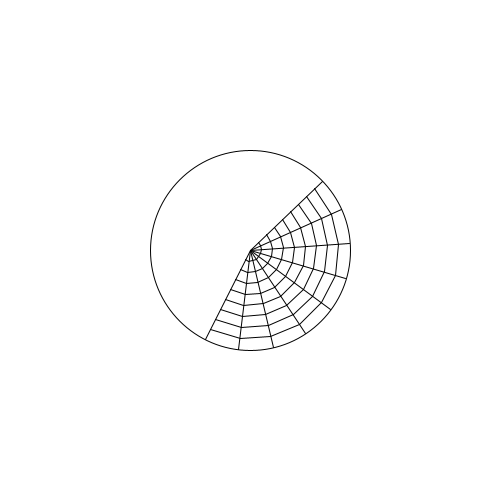
Frame 1 (no input)
Frame 60 (the mouse pressed at the canvas centre just before this capture): identical to frame 1, image omitted
Frame 120 (the mouse held since frame 60 and released just before this capture): identical to frame 1, image omitted

The Processing sketch that drew this single still picture (run headless with seeded random() and noise(); from frame 60 on, the mouse is pressed at the canvas centre):

// Processing sketch: semi_circle_angled
// ── semi_circle_angled.pde
void setup(){
  size(500,500);
}
void draw(){
  background(255);
  float x0=250;
  float y0=150;
  float x1=250;
  float y1=350;
  float x=(x0+x1)/2;
  float y=(y0+y1)/2;
  float r=sqrt(sq(x0-x1) + sq(y0-y1))/2;
  if(x0-x1==0){
    x0+=0.0001;
  }
  float ang0=atan(y0-y1)/(x0-x1);
  println(ang0);
  ellipse(x,y,2*r,2*r);
  ArrayList<String> line_list=new ArrayList<String>();
  for(int i=0; i<180; i+=20){
    println(i);
    float ang=(i*PI/180)+ang0;
    float a=x+r*cos(ang);
    float b=y+r*sin(ang);
    line(x,y,a,b);
    line_list.add(x+","+y+","+a+","+b);    
  }
  hor_semi(line_list);
}
void hor_semi(ArrayList<String> line_list){
  int n=9;
  for(int i=0; i<line_list.size()-1;i++){
    float x0=Float.parseFloat(line_list.get(i).split(",")[0]);
    float y0=Float.parseFloat(line_list.get(i).split(",")[1]);
    float x1=Float.parseFloat(line_list.get(i).split(",")[2]);
    float y1=Float.parseFloat(line_list.get(i).split(",")[3]);      
    float a0=Float.parseFloat(line_list.get(i+1).split(",")[0]);
    float b0=Float.parseFloat(line_list.get(i+1).split(",")[1]);
    float a1=Float.parseFloat(line_list.get(i+1).split(",")[2]);
    float b1=Float.parseFloat(line_list.get(i+1).split(",")[3]);
    for(int j=0; j<n; j++){
        float p0=(x0*(n-j) + x1*j)/n;
        float p1=(a0*(n-j) + a1*j)/n;
        float q0=(y0*(n-j) + y1*j)/n;
        float q1=(b0*(n-j) + b1*j)/n;
        stroke(0);
        strokeWeight(1);
        line(p0,q0,p1,q1);
      }
  }
}
